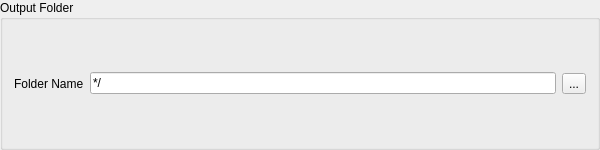
<?xml version="1.0" encoding="UTF-8"?>
<ui version="4.0">
 <class>file_out_path</class>
 <widget class="QGroupBox" name="file_out_path">
  <property name="geometry">
   <rect>
    <x>0</x>
    <y>0</y>
    <width>600</width>
    <height>150</height>
   </rect>
  </property>
  <property name="minimumSize">
   <size>
    <width>600</width>
    <height>150</height>
   </size>
  </property>
  <property name="maximumSize">
   <size>
    <width>16777215</width>
    <height>150</height>
   </size>
  </property>
  <property name="windowTitle">
   <string>PCA</string>
  </property>
  <property name="title">
   <string>Output Folder</string>
  </property>
  <layout class="QHBoxLayout" name="horizontalLayout">
   <item>
    <widget class="QLabel" name="file_out_path_label">
     <property name="text">
      <string>Folder Name</string>
     </property>
    </widget>
   </item>
   <item>
    <widget class="QLineEdit" name="file_out_path_line_edit">
     <property name="text">
      <string extracomment="Make this change whenever a new file is selected">*/</string>
     </property>
     <property name="readOnly">
      <bool>true</bool>
     </property>
    </widget>
   </item>
   <item>
    <widget class="QToolButton" name="file_out_path_button">
     <property name="text">
      <string>...</string>
     </property>
    </widget>
   </item>
  </layout>
 </widget>
 <resources/>
 <connections/>
</ui>
